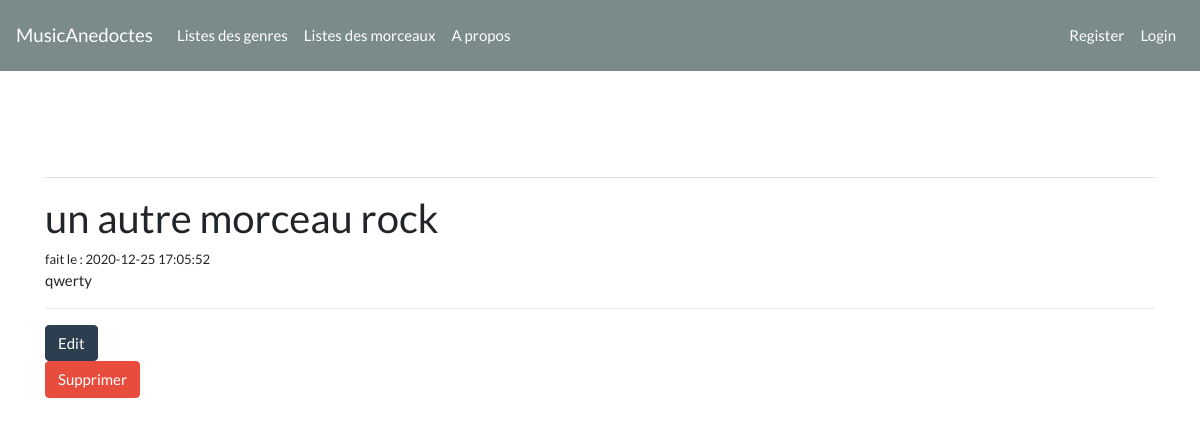
Page /index.php/tracks/un-autre-morceau-rock on the committed database.
### tables this page shows
CREATE TABLE IF NOT EXISTS `tracks` (
  `idTrack` int(11) NOT NULL AUTO_INCREMENT,
  `nameTrack` varchar(255) NOT NULL,
  `url` varchar(255) DEFAULT NULL,
  `slug` varchar(255) NOT NULL,
  `createdAt` timestamp NOT NULL DEFAULT CURRENT_TIMESTAMP,
  `updatedAt` timestamp NULL DEFAULT CURRENT_TIMESTAMP,
  `isValidated` tinyint(1) NOT NULL,
  `idGenre` int(11) NOT NULL,
  `idUser` int(11) NOT NULL,
  PRIMARY KEY (`idTrack`),
  KEY `FK_Genre_Track` (`idGenre`),
  KEY `FK_User_Track` (`idUser`)
);

### application/controllers/Tracks.php (called while the page is built, shortened)
<?php
    class Tracks extends CI_Controller {
        public function view($slug = NULL){
            $data['track'] = $this->track_model->get_tracks($slug);
            $data['nameTrack'] = $data['track']['nameTrack'];
            $this->load->view('templates/header');
            $this->load->view('tracks/view', $data);
            $this->load->view('templates/footer');
        }
    }

### index.php (called while the page is built, shortened)
<?php
require_once BASEPATH.'core/CodeIgniter.php';

### application/models/Track_model.php (called while the page is built, shortened)
<?php
    class Track_model extends CI_Model {
        public function get_tracks($slug = FALSE){
            $query = $this->db->get_where('tracks', array('slug' => $slug));
            return $query->row_array();
        }
    }

### application/views/tracks/view.php (the view)
<h2><?php echo $track['nameTrack']; ?></h2>
<small class="track-date">fait le : <?php echo $track['createdAt']; ?></small><br>
<div class="track-body">
    <?php echo $track['url']; ?>
</div>
<hr>
<a class="btn btn-primary pull-left" href="<?php echo base_url(); ?>
tracks/edit/<?php echo $track['slug']; ?>">
Edit</a>
<?php echo form_open('/tracks/delete/'.$track['idTrack']); ?>
    <input type="submit" value="Supprimer" class="btn btn-danger">
</form>

### rows in the picture
tracks: nameTrack "un autre morceau rock", createdAt "2020-12-25 17:05:52", url "qwerty"
